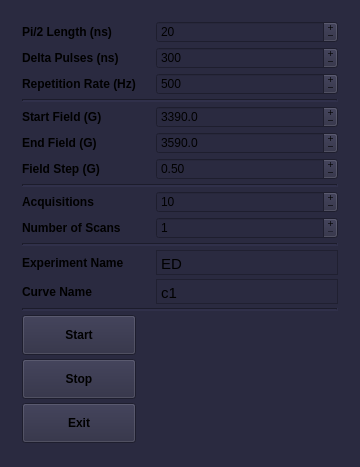
<?xml version="1.0" encoding="UTF-8"?>
<ui version="4.0">
 <class>MainWindow</class>
 <widget class="QMainWindow" name="MainWindow">
  <property name="geometry">
   <rect>
    <x>0</x>
    <y>0</y>
    <width>360</width>
    <height>467</height>
   </rect>
  </property>
  <property name="sizePolicy">
   <sizepolicy hsizetype="Fixed" vsizetype="Fixed">
    <horstretch>0</horstretch>
    <verstretch>0</verstretch>
   </sizepolicy>
  </property>
  <property name="minimumSize">
   <size>
    <width>360</width>
    <height>467</height>
   </size>
  </property>
  <property name="maximumSize">
   <size>
    <width>360</width>
    <height>467</height>
   </size>
  </property>
  <property name="font">
   <font>
    <weight>50</weight>
    <bold>false</bold>
   </font>
  </property>
  <property name="windowTitle">
   <string>Echo Detected Spectrum v 0.1</string>
  </property>
  <property name="styleSheet">
   <string notr="true">background-color: rgb(42,42,64);</string>
  </property>
  <widget class="QWidget" name="centralwidget">
   <property name="sizePolicy">
    <sizepolicy hsizetype="Fixed" vsizetype="Fixed">
     <horstretch>0</horstretch>
     <verstretch>0</verstretch>
    </sizepolicy>
   </property>
   <property name="minimumSize">
    <size>
     <width>360</width>
     <height>467</height>
    </size>
   </property>
   <property name="maximumSize">
    <size>
     <width>360</width>
     <height>467</height>
    </size>
   </property>
   <layout class="QGridLayout" name="gridLayout_2">
    <item row="0" column="0">
     <layout class="QGridLayout" name="gridLayout">
      <property name="sizeConstraint">
       <enum>QLayout::SetNoConstraint</enum>
      </property>
      <property name="leftMargin">
       <number>13</number>
      </property>
      <property name="topMargin">
       <number>4</number>
      </property>
      <property name="rightMargin">
       <number>13</number>
      </property>
      <property name="bottomMargin">
       <number>6</number>
      </property>
      <property name="horizontalSpacing">
       <number>20</number>
      </property>
      <property name="verticalSpacing">
       <number>4</number>
      </property>
      <item row="11" column="1">
       <widget class="QSpinBox" name="box_averag">
        <property name="contextMenuPolicy">
         <enum>Qt::NoContextMenu</enum>
        </property>
        <property name="buttonSymbols">
         <enum>QAbstractSpinBox::PlusMinus</enum>
        </property>
        <property name="keyboardTracking">
         <bool>false</bool>
        </property>
        <property name="minimum">
         <number>1</number>
        </property>
        <property name="maximum">
         <number>5000</number>
        </property>
        <property name="singleStep">
         <number>10</number>
        </property>
        <property name="value">
         <number>10</number>
        </property>
       </widget>
      </item>
      <item row="1" column="1">
       <widget class="QSpinBox" name="box_delta">
        <property name="contextMenuPolicy">
         <enum>Qt::NoContextMenu</enum>
        </property>
        <property name="buttonSymbols">
         <enum>QAbstractSpinBox::PlusMinus</enum>
        </property>
        <property name="keyboardTracking">
         <bool>false</bool>
        </property>
        <property name="minimum">
         <number>40</number>
        </property>
        <property name="maximum">
         <number>5000</number>
        </property>
        <property name="singleStep">
         <number>4</number>
        </property>
        <property name="value">
         <number>300</number>
        </property>
       </widget>
      </item>
      <item row="19" column="0">
       <widget class="QPushButton" name="button_start">
        <property name="minimumSize">
         <size>
          <width>0</width>
          <height>40</height>
         </size>
        </property>
        <property name="font">
         <font>
          <weight>75</weight>
          <bold>true</bold>
         </font>
        </property>
        <property name="contextMenuPolicy">
         <enum>Qt::NoContextMenu</enum>
        </property>
        <property name="text">
         <string>Start</string>
        </property>
       </widget>
      </item>
      <item row="13" column="1">
       <widget class="QSpinBox" name="box_scan">
        <property name="contextMenuPolicy">
         <enum>Qt::NoContextMenu</enum>
        </property>
        <property name="buttonSymbols">
         <enum>QAbstractSpinBox::PlusMinus</enum>
        </property>
        <property name="keyboardTracking">
         <bool>false</bool>
        </property>
        <property name="minimum">
         <number>1</number>
        </property>
        <property name="maximum">
         <number>100</number>
        </property>
        <property name="value">
         <number>1</number>
        </property>
       </widget>
      </item>
      <item row="17" column="0">
       <widget class="QLabel" name="label_10">
        <property name="font">
         <font>
          <weight>75</weight>
          <bold>true</bold>
         </font>
        </property>
        <property name="contextMenuPolicy">
         <enum>Qt::NoContextMenu</enum>
        </property>
        <property name="text">
         <string>Curve Name</string>
        </property>
       </widget>
      </item>
      <item row="15" column="0" colspan="2">
       <widget class="Line" name="line_4">
        <property name="lineWidth">
         <number>2</number>
        </property>
        <property name="orientation">
         <enum>Qt::Horizontal</enum>
        </property>
       </widget>
      </item>
      <item row="17" column="1">
       <widget class="QTextEdit" name="text_edit_curve">
        <property name="sizePolicy">
         <sizepolicy hsizetype="Expanding" vsizetype="Fixed">
          <horstretch>0</horstretch>
          <verstretch>0</verstretch>
         </sizepolicy>
        </property>
        <property name="minimumSize">
         <size>
          <width>0</width>
          <height>25</height>
         </size>
        </property>
        <property name="maximumSize">
         <size>
          <width>16777215</width>
          <height>25</height>
         </size>
        </property>
        <property name="mouseTracking">
         <bool>false</bool>
        </property>
        <property name="contextMenuPolicy">
         <enum>Qt::NoContextMenu</enum>
        </property>
        <property name="verticalScrollBarPolicy">
         <enum>Qt::ScrollBarAlwaysOff</enum>
        </property>
        <property name="html">
         <string>&lt;!DOCTYPE HTML PUBLIC &quot;-//W3C//DTD HTML 4.0//EN&quot; &quot;http://www.w3.org/TR/REC-html40/strict.dtd&quot;&gt;
&lt;html&gt;&lt;head&gt;&lt;meta name=&quot;qrichtext&quot; content=&quot;1&quot; /&gt;&lt;style type=&quot;text/css&quot;&gt;
p, li { white-space: pre-wrap; }
&lt;/style&gt;&lt;/head&gt;&lt;body style=&quot; font-family:'MS Shell Dlg 2'; font-size:8.25pt; font-weight:400; font-style:normal;&quot;&gt;
&lt;p style=&quot; margin-top:0px; margin-bottom:0px; margin-left:0px; margin-right:0px; -qt-block-indent:0; text-indent:0px;&quot;&gt;&lt;span style=&quot; font-family:'Ubuntu'; font-size:11pt;&quot;&gt;c1&lt;/span&gt;&lt;/p&gt;&lt;/body&gt;&lt;/html&gt;</string>
        </property>
       </widget>
      </item>
      <item row="3" column="0" colspan="2">
       <widget class="Line" name="line">
        <property name="lineWidth">
         <number>2</number>
        </property>
        <property name="orientation">
         <enum>Qt::Horizontal</enum>
        </property>
       </widget>
      </item>
      <item row="5" column="1">
       <widget class="QDoubleSpinBox" name="box_end_field">
        <property name="contextMenuPolicy">
         <enum>Qt::NoContextMenu</enum>
        </property>
        <property name="buttonSymbols">
         <enum>QAbstractSpinBox::PlusMinus</enum>
        </property>
        <property name="keyboardTracking">
         <bool>false</bool>
        </property>
        <property name="decimals">
         <number>1</number>
        </property>
        <property name="minimum">
         <double>100.000000000000000</double>
        </property>
        <property name="maximum">
         <double>9100.000000000000000</double>
        </property>
        <property name="singleStep">
         <double>0.500000000000000</double>
        </property>
        <property name="value">
         <double>3590.000000000000000</double>
        </property>
       </widget>
      </item>
      <item row="4" column="1">
       <widget class="QDoubleSpinBox" name="box_st_field">
        <property name="contextMenuPolicy">
         <enum>Qt::NoContextMenu</enum>
        </property>
        <property name="buttonSymbols">
         <enum>QAbstractSpinBox::PlusMinus</enum>
        </property>
        <property name="keyboardTracking">
         <bool>false</bool>
        </property>
        <property name="decimals">
         <number>1</number>
        </property>
        <property name="minimum">
         <double>100.000000000000000</double>
        </property>
        <property name="maximum">
         <double>9100.000000000000000</double>
        </property>
        <property name="singleStep">
         <double>0.500000000000000</double>
        </property>
        <property name="value">
         <double>3390.000000000000000</double>
        </property>
       </widget>
      </item>
      <item row="2" column="1">
       <widget class="QSpinBox" name="box_rep_rate">
        <property name="contextMenuPolicy">
         <enum>Qt::NoContextMenu</enum>
        </property>
        <property name="buttonSymbols">
         <enum>QAbstractSpinBox::PlusMinus</enum>
        </property>
        <property name="keyboardTracking">
         <bool>false</bool>
        </property>
        <property name="minimum">
         <number>2</number>
        </property>
        <property name="maximum">
         <number>50000</number>
        </property>
        <property name="singleStep">
         <number>10</number>
        </property>
        <property name="value">
         <number>500</number>
        </property>
       </widget>
      </item>
      <item row="4" column="0">
       <widget class="QLabel" name="label_4">
        <property name="font">
         <font>
          <weight>75</weight>
          <bold>true</bold>
         </font>
        </property>
        <property name="contextMenuPolicy">
         <enum>Qt::NoContextMenu</enum>
        </property>
        <property name="text">
         <string>Start Field (G)</string>
        </property>
       </widget>
      </item>
      <item row="20" column="0">
       <widget class="QPushButton" name="button_stop">
        <property name="minimumSize">
         <size>
          <width>0</width>
          <height>40</height>
         </size>
        </property>
        <property name="font">
         <font>
          <weight>75</weight>
          <bold>true</bold>
         </font>
        </property>
        <property name="contextMenuPolicy">
         <enum>Qt::NoContextMenu</enum>
        </property>
        <property name="layoutDirection">
         <enum>Qt::LeftToRight</enum>
        </property>
        <property name="text">
         <string>Stop</string>
        </property>
       </widget>
      </item>
      <item row="1" column="0">
       <widget class="QLabel" name="label_2">
        <property name="font">
         <font>
          <weight>75</weight>
          <bold>true</bold>
         </font>
        </property>
        <property name="contextMenuPolicy">
         <enum>Qt::NoContextMenu</enum>
        </property>
        <property name="text">
         <string>Delta Pulses (ns)</string>
        </property>
       </widget>
      </item>
      <item row="16" column="1">
       <widget class="QTextEdit" name="text_edit_exp_name">
        <property name="sizePolicy">
         <sizepolicy hsizetype="Expanding" vsizetype="Fixed">
          <horstretch>0</horstretch>
          <verstretch>0</verstretch>
         </sizepolicy>
        </property>
        <property name="minimumSize">
         <size>
          <width>0</width>
          <height>25</height>
         </size>
        </property>
        <property name="maximumSize">
         <size>
          <width>16777215</width>
          <height>25</height>
         </size>
        </property>
        <property name="mouseTracking">
         <bool>false</bool>
        </property>
        <property name="tabletTracking">
         <bool>false</bool>
        </property>
        <property name="contextMenuPolicy">
         <enum>Qt::NoContextMenu</enum>
        </property>
        <property name="verticalScrollBarPolicy">
         <enum>Qt::ScrollBarAlwaysOff</enum>
        </property>
        <property name="html">
         <string>&lt;!DOCTYPE HTML PUBLIC &quot;-//W3C//DTD HTML 4.0//EN&quot; &quot;http://www.w3.org/TR/REC-html40/strict.dtd&quot;&gt;
&lt;html&gt;&lt;head&gt;&lt;meta name=&quot;qrichtext&quot; content=&quot;1&quot; /&gt;&lt;style type=&quot;text/css&quot;&gt;
p, li { white-space: pre-wrap; }
&lt;/style&gt;&lt;/head&gt;&lt;body style=&quot; font-family:'MS Shell Dlg 2'; font-size:8.25pt; font-weight:400; font-style:normal;&quot;&gt;
&lt;p style=&quot; margin-top:7px; margin-bottom:7px; margin-left:0px; margin-right:0px; -qt-block-indent:0; text-indent:0px;&quot;&gt;&lt;span style=&quot; font-family:'Ubuntu'; font-size:11pt;&quot;&gt;ED&lt;/span&gt;&lt;/p&gt;&lt;/body&gt;&lt;/html&gt;</string>
        </property>
        <property name="overwriteMode">
         <bool>true</bool>
        </property>
        <property name="acceptRichText">
         <bool>false</bool>
        </property>
        <property name="textInteractionFlags">
         <set>Qt::TextEditorInteraction</set>
        </property>
        <property name="markdown" stdset="0">
         <string>ED

</string>
        </property>
       </widget>
      </item>
      <item row="21" column="0">
       <widget class="QPushButton" name="button_off">
        <property name="minimumSize">
         <size>
          <width>0</width>
          <height>40</height>
         </size>
        </property>
        <property name="font">
         <font>
          <weight>75</weight>
          <bold>true</bold>
         </font>
        </property>
        <property name="contextMenuPolicy">
         <enum>Qt::NoContextMenu</enum>
        </property>
        <property name="text">
         <string>Exit</string>
        </property>
       </widget>
      </item>
      <item row="6" column="1">
       <widget class="QDoubleSpinBox" name="box_step_field">
        <property name="contextMenuPolicy">
         <enum>Qt::NoContextMenu</enum>
        </property>
        <property name="buttonSymbols">
         <enum>QAbstractSpinBox::PlusMinus</enum>
        </property>
        <property name="keyboardTracking">
         <bool>false</bool>
        </property>
        <property name="minimum">
         <double>0.010000000000000</double>
        </property>
        <property name="maximum">
         <double>50.000000000000000</double>
        </property>
        <property name="singleStep">
         <double>0.100000000000000</double>
        </property>
        <property name="value">
         <double>0.500000000000000</double>
        </property>
       </widget>
      </item>
      <item row="10" column="0" colspan="2">
       <widget class="Line" name="line_3">
        <property name="lineWidth">
         <number>2</number>
        </property>
        <property name="orientation">
         <enum>Qt::Horizontal</enum>
        </property>
       </widget>
      </item>
      <item row="18" column="0" colspan="2">
       <widget class="Line" name="line_5">
        <property name="lineWidth">
         <number>2</number>
        </property>
        <property name="orientation">
         <enum>Qt::Horizontal</enum>
        </property>
       </widget>
      </item>
      <item row="13" column="0">
       <widget class="QLabel" name="label_7">
        <property name="font">
         <font>
          <weight>75</weight>
          <bold>true</bold>
         </font>
        </property>
        <property name="contextMenuPolicy">
         <enum>Qt::NoContextMenu</enum>
        </property>
        <property name="text">
         <string>Number of Scans</string>
        </property>
       </widget>
      </item>
      <item row="6" column="0">
       <widget class="QLabel" name="label_12">
        <property name="font">
         <font>
          <weight>75</weight>
          <bold>true</bold>
         </font>
        </property>
        <property name="contextMenuPolicy">
         <enum>Qt::NoContextMenu</enum>
        </property>
        <property name="text">
         <string>Field Step (G)</string>
        </property>
       </widget>
      </item>
      <item row="5" column="0">
       <widget class="QLabel" name="label_8">
        <property name="font">
         <font>
          <weight>75</weight>
          <bold>true</bold>
         </font>
        </property>
        <property name="contextMenuPolicy">
         <enum>Qt::NoContextMenu</enum>
        </property>
        <property name="text">
         <string>End Field (G)</string>
        </property>
       </widget>
      </item>
      <item row="16" column="0">
       <widget class="QLabel" name="label_5">
        <property name="font">
         <font>
          <weight>75</weight>
          <bold>true</bold>
         </font>
        </property>
        <property name="contextMenuPolicy">
         <enum>Qt::NoContextMenu</enum>
        </property>
        <property name="text">
         <string>Experiment Name</string>
        </property>
       </widget>
      </item>
      <item row="11" column="0">
       <widget class="QLabel" name="label_6">
        <property name="font">
         <font>
          <weight>75</weight>
          <bold>true</bold>
         </font>
        </property>
        <property name="contextMenuPolicy">
         <enum>Qt::NoContextMenu</enum>
        </property>
        <property name="text">
         <string>Acquisitions</string>
        </property>
       </widget>
      </item>
      <item row="0" column="1">
       <widget class="QSpinBox" name="box_length">
        <property name="contextMenuPolicy">
         <enum>Qt::NoContextMenu</enum>
        </property>
        <property name="readOnly">
         <bool>false</bool>
        </property>
        <property name="buttonSymbols">
         <enum>QAbstractSpinBox::PlusMinus</enum>
        </property>
        <property name="specialValueText">
         <string notr="true"/>
        </property>
        <property name="keyboardTracking">
         <bool>false</bool>
        </property>
        <property name="minimum">
         <number>8</number>
        </property>
        <property name="maximum">
         <number>1900</number>
        </property>
        <property name="singleStep">
         <number>4</number>
        </property>
        <property name="value">
         <number>20</number>
        </property>
       </widget>
      </item>
      <item row="2" column="0">
       <widget class="QLabel" name="label_11">
        <property name="font">
         <font>
          <weight>75</weight>
          <bold>true</bold>
         </font>
        </property>
        <property name="contextMenuPolicy">
         <enum>Qt::NoContextMenu</enum>
        </property>
        <property name="text">
         <string>Repetition Rate (Hz)</string>
        </property>
       </widget>
      </item>
      <item row="0" column="0">
       <widget class="QLabel" name="label">
        <property name="font">
         <font>
          <weight>75</weight>
          <bold>true</bold>
          <kerning>true</kerning>
         </font>
        </property>
        <property name="contextMenuPolicy">
         <enum>Qt::NoContextMenu</enum>
        </property>
        <property name="text">
         <string>Pi/2 Length (ns)</string>
        </property>
       </widget>
      </item>
     </layout>
    </item>
   </layout>
  </widget>
 </widget>
 <resources/>
 <connections/>
</ui>
